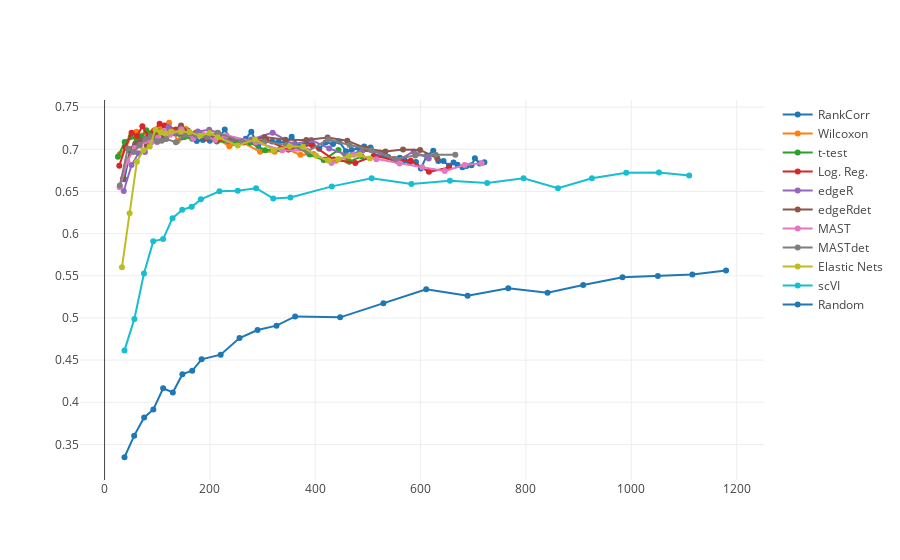

Write notebook code for a chart like this one.
### Code cell
traces = []
for i,method in enumerate(['rankCorr'] + meths):
    traces.append(
        go.Scatter(x=dayta['xvals'][i], y=dayta['recs'][i], name=methNames[method], mode="lines+markers")
    ) 
iplot(traces)
